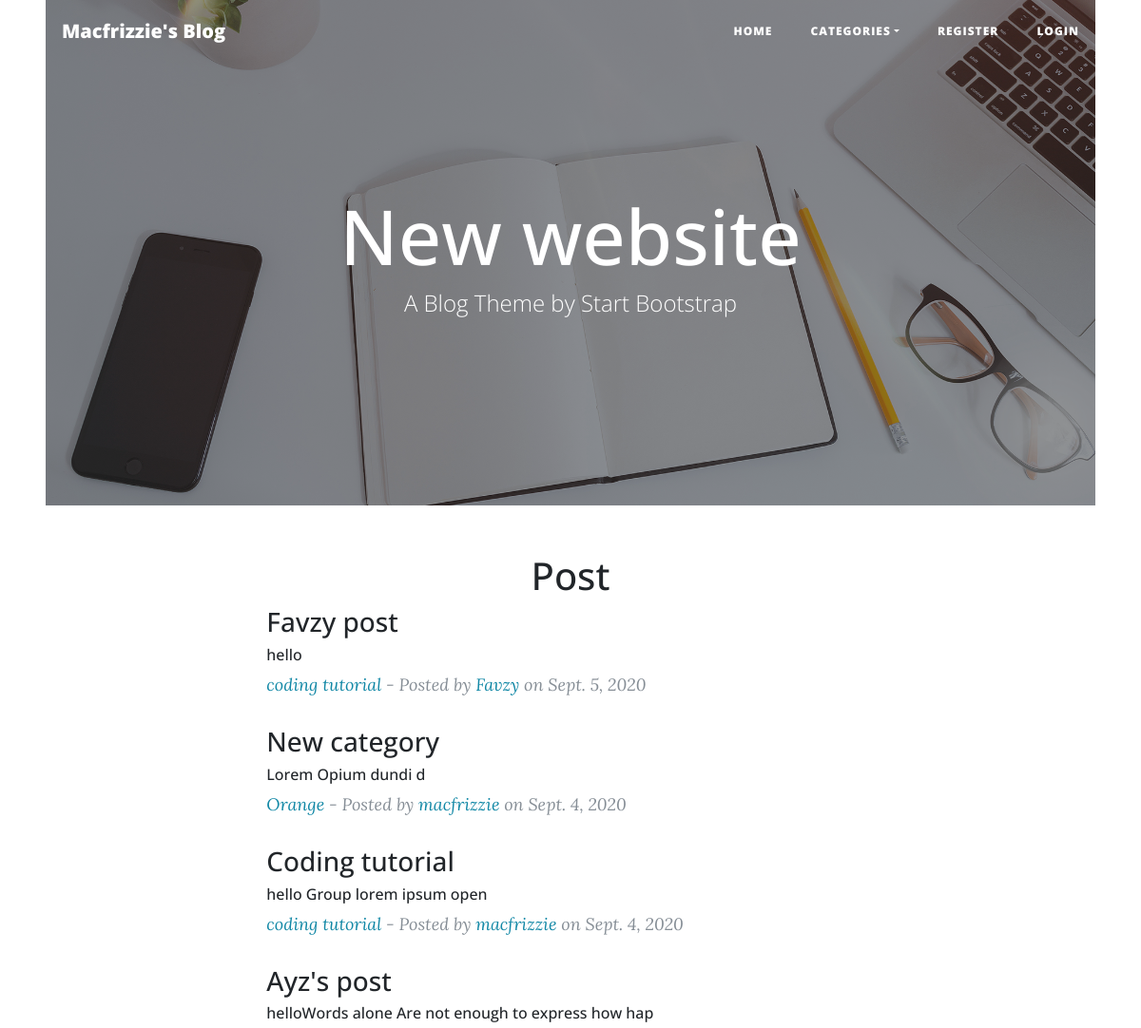
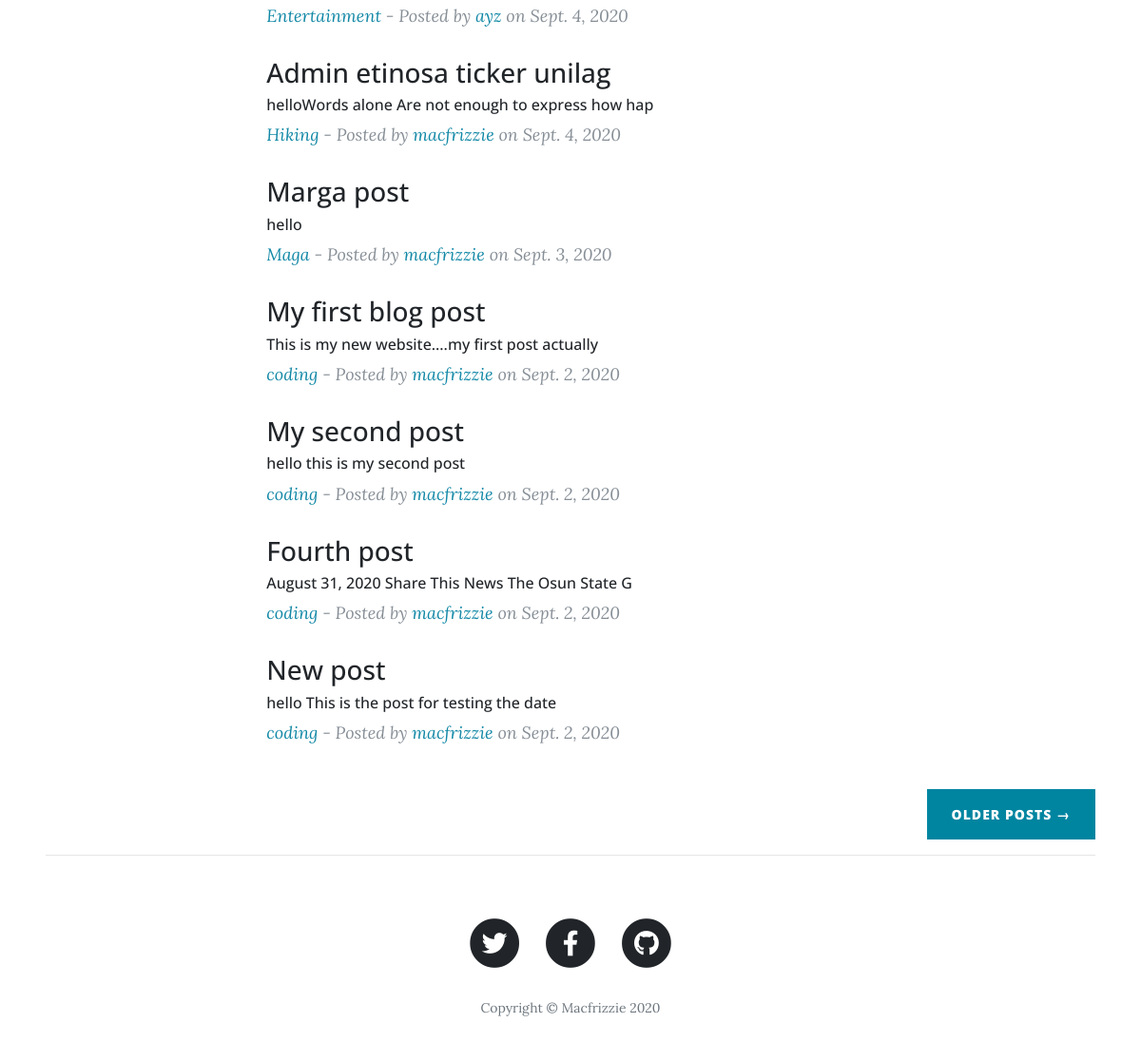
The page / on the database its author committed (2 pictures, top to bottom).
### myblog/models.py (models this page shows, shortened)
class Post(models.Model):
  title = models.CharField(max_length=255)
  title_tag = models.CharField(max_length=255)
  author = models.ForeignKey(User, on_delete=models.CASCADE)
  body = models.TextField(default='hello')
  post_date = models.DateField(auto_now_add=True)
  category = models.CharField(max_length=255, default ='coding')
  likes = models.ManyToManyField(User, related_name='blog_posts')

### myblog/views.py (the view)
class HomeView(ListView):
  model = Post
  template_name = 'home.html'
  ordering =['-post_date']
  def get_context_data(self, *args, **kwargs):
    cat_menu = Category.objects.all()
    context = super(HomeView, self).get_context_data(*args, ** kwargs)
    context["cat_menu"] = cat_menu
    return context

### myblog/models.py (called while the page is built)
  def __str__(self):
    return self.name

### myblog/templates/home.html (shortened to what this page needs)
{% extends 'base.html' %}
{% block content %}
<h1 style="text-align: center;">Post</h1>
<ul>
  {% for post in object_list %}
  <div class="container">
    <div class="row">
      <div class="col-lg-8 col-md-10 mx-auto">
        <div class="post-preview">
          <a href="post.html">
            <h3 class="post-title">
              <a href="{% url 'article-detail' post.pk %}">{{ post.title }}</a>
            </h3>
            <h6 class="post-subtitle">
              {{ post.body|slice:":50"|safe }}
            </h6>
          </a>
          <p class="post-meta"><a href="{% url 'category' post.category|slugify %}">{{ post.category }}</a> - Posted by
            <a href="#">{{ post.author }}</a>
            on {{ post.post_date }}
            </p>
        </div>
      </div>
    </div>
  </div>
  {% endfor %}
</ul>
{% endblock %}

### myblog/templates/base.html (shortened to what this page needs)
<!DOCTYPE html>
<html lang="en">
{% load static %}
<head>
  <link href="{% static 'vendor/bootstrap/css/bootstrap.min.css' %}" rel="stylesheet">
  <link href="{% static 'vendor/fontawesome-free/css/all.min.css' %}" rel="stylesheet" type="text/css">
  <link href="{% static 'css/clean-blog.css' %}" rel="stylesheet">
</head>
<body>
  <nav class="navbar navbar-expand-lg navbar-light fixed-top" id="mainNav">
    <div class="container">
      <a class="navbar-brand" href="{% url 'home' %}">Macfrizzie's Blog</a>
      <div class="collapse navbar-collapse" id="navbarResponsive">
        <ul class="navbar-nav ml-auto">
          <li class="nav-item">
            <a class="nav-link" href="{% url 'home' %}">Home</a>
          </li>
          {% if cat_menu %}
          <li class="nav-item dropdown">
            <a class="nav-link dropdown-toggle" href="{% url 'home' %}" id="navbarDropdown" role="button" data-toggle="dropdown" aria-haspopup="true" aria-expanded="false">Categories</a>
          </li>
          {% else %}
            <li class="nav-item">
            <a class="nav-link" href="{% url 'category-list' %}">Categories</a>
          </li>
          {% endif %}
          {% if user.is_authenticated %}
          <li class="nav-item">
            <a class="nav-link" href="{% url 'add_post' %}">Add Post </a>
          </li>
          <li class="nav-item">
            <a class="nav-link" href="{% url 'add_category' %}">Add Category</a>
          </li>
          <li class="nav-item">
            <a class="nav-link" href="{% url 'logout' %}" >Logout</a>
          </li>
          {% else %}
           <li class="nav-item">
             <a class="nav-link" href="{% url 'register' %}">Register</a>
          </li>
          <li class="nav-item">
            <a class="nav-link" href="{% url 'login' %}">Login</a>
          </li>
          {% endif %}
        </ul>
      </div>
    </div>
  </nav>
  <header class="masthead" style="background-image: url({% static 'img/home-bg.jpg' %} )">
    <div class="overlay"></div>
    <div class="container">
      <div class="row">
        <div class="col-lg-8 col-md-10 mx-auto">
          <div class="site-heading">
            <h1>New website</h1>
            <span class="subheading">A Blog Theme by Start Bootstrap</span>
          </div>
        </div>
      </div>
    </div>
  </header>
{% block content %}{% endblock %}
        <div class="clearfix">
          <a class="btn btn-primary float-right" href="#">Older Posts &rarr;</a>
        </div>
  <hr>
  <footer>
    <div class="container">
      <div class="row">
        <div class="col-lg-8 col-md-10 mx-auto">
          <ul class="list-inline text-center">
            <li class="list-inline-item">
              <a href="#">
                <span class="fa-stack fa-lg">
                  <i class="fas fa-circle fa-stack-2x"></i>
                  <i class="fab fa-twitter fa-stack-1x fa-inverse"></i>
                </span>
              </a>
            </li>
            <li class="list-inline-item">
              <a href="#">
                <span class="fa-stack fa-lg">
                  <i class="fas fa-circle fa-stack-2x"></i>
                  <i class="fab fa-facebook-f fa-stack-1x fa-inverse"></i>
                </span>
              </a>
            </li>
            <li class="list-inline-item">
              <a href="#">
                <span class="fa-stack fa-lg">
                  <i class="fas fa-circle fa-stack-2x"></i>
                  <i class="fab fa-github fa-stack-1x fa-inverse"></i>
                </span>
              </a>
            </li>
          </ul>
          <p class="copyright text-muted">Copyright &copy; Macfrizzie 2020</p>
        </div>
      </div>
    </div>
  </footer>
</body>
</html>

### static/css/clean-blog.css (style rules this page uses)
body { font-size: 20px; color: #212529; font-family: 'Lora', 'Times New Roman', serif; margin: auto 4%; }
p { line-height: 1.5; margin: 30px 0; }
p a { text-decoration: underline; }
h1, h2, h3, h4, h5, h6 { font-weight: 500; font-family: 'Open Sans', 'Helvetica Neue', Helvetica, Arial, sans-serif; }
a { color: #212529; transition: all 0.2s; }
#mainNav { position: absolute; border-bottom: 1px solid #e9ecef; background-color: white; font-family: 'Open Sans', 'Helvetica Neue', Helvetica, Arial, sans-serif; }
#mainNav .navbar-brand { font-weight: 800; color: #343a40; }
#mainNav .navbar-nav > li.nav-item > a { font-size: 12px; font-weight: 800; letter-spacing: 1px; text-transform: uppercase; }
@media only screen and (min-width: 992px) { #mainNav { border-bottom: 1px solid transparent; background: transparent; } }
@media only screen and (min-width: 992px) { #mainNav .navbar-brand { padding: 10px 20px; color: #fff; } }
@media only screen and (min-width: 992px) { #mainNav .navbar-nav > li.nav-item > a { padding: 10px 20px; color: #fff; } }
@media only screen and (min-width: 992px) { #mainNav { transition: background-color 0.2s; transform: translate3d(0, 0, 0); -webkit-backface-visibility: hidden; } }
header.masthead { margin-bottom: 50px; background: no-repeat center center; background-color: #868e96; background-attachment: scroll; position: relative; background-size: cover; }
header.masthead .overlay { position: absolute; top: 0; left: 0; height: 100%; width: 100%; background-color: #212529; opacity: 0.5; }
header.masthead .page-heading, header.masthead .post-heading, header.masthead .site-heading { padding: 200px 0 150px; color: white; }
@media only screen and (min-width: 768px) { header.masthead .page-heading, header.masthead .post-heading, header.masthead .site-heading { padding: 200px 0; } }
header.masthead .page-heading, header.masthead .site-heading { text-align: center; }
header.masthead .page-heading h1, header.masthead .site-heading h1 { font-size: 50px; margin-top: 0; }
header.masthead .page-heading .subheading, header.masthead .site-heading .subheading { font-size: 24px; font-weight: 300; line-height: 1.1; display: block; margin: 10px 0 0; font-family: 'Open Sans', 'Helvetica Neue', Helvetica, Arial, sans-serif; }
@media only screen and (min-width: 768px) { header.masthead .page-heading h1, header.masthead .site-heading h1 { font-size: 80px; } }
.post-preview > a { color: #868e96; }
.post-preview > .post-meta { font-size: 18px; font-style: italic; margin-top: 0; color: #868e96; }
.post-preview > .post-meta > a { text-decoration: none; color: #1288a6; }
footer { padding: 50px 0 65px; }
footer .list-inline { margin: 0; padding: 0; }
footer .copyright { font-size: 14px; margin-bottom: 0; text-align: center; }
.btn { font-size: 14px; font-weight: 800; padding: 15px 25px; letter-spacing: 1px; text-transform: uppercase; border-radius: 0; font-family: 'Open Sans', 'Helvetica Neue', Helvetica, Arial, sans-serif; }
.btn-primary { background-color: #0085A1; border-color: #0085A1; }

### rows shown on the page
Post: title "Favzy post", body "hello", category "coding tutorial", author "Favzy", post_date "Sept. 5, 2020"
Post: title "New category", body "Lorem Opium dundi d", category "Orange", author "macfrizzie", post_date "Sept. 4, 2020"
Post: title "Coding tutorial", body "hello Group lorem ipsum open", category "coding tutorial", author "macfrizzie", post_date "Sept. 4, 2020"
Post: title "Ayz's post", body "helloWords alone Are not enough to express how hap", category "Entertainment", author "ayz", post_date "Sept. 4, 2020"
Post: title "Admin etinosa ticker unilag", body "helloWords alone Are not enough to express how hap", category "Hiking", author "macfrizzie", post_date "Sept. 4, 2020"
Post: title "Marga post", body "hello", category "Maga", author "macfrizzie", post_date "Sept. 3, 2020"
Post: title "My first blog post", body "This is my new website....my first post actually", category "coding", author "macfrizzie", post_date "Sept. 2, 2020"
Post: title "My second post", body "hello this is my second post", category "coding", author "macfrizzie", post_date "Sept. 2, 2020"
Post: title "Fourth post", body "August 31, 2020 Share This News The Osun State G", category "coding", author "macfrizzie", post_date "Sept. 2, 2020"
Post: title "New post", body "hello This is the post for testing the date", category "coding", author "macfrizzie", post_date "Sept. 2, 2020"
